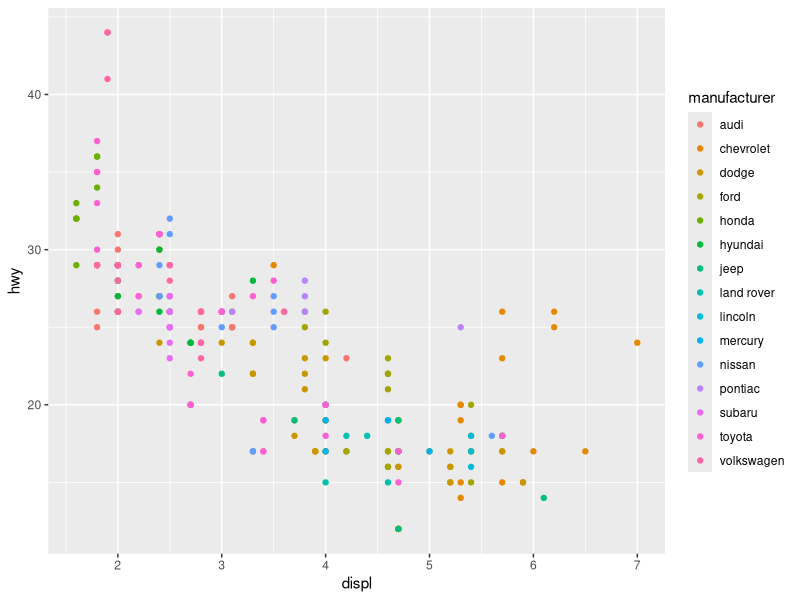

Generate this figure with R:
library(tidyverse)

data(mpg)

 mpg%>% # data layer 
   ggplot(
     mapping=aes(  # aesthtic layer
       x=displ,
       y=hwy,
       colour=manufacturer
     )
   )+
   
   geom_point()

